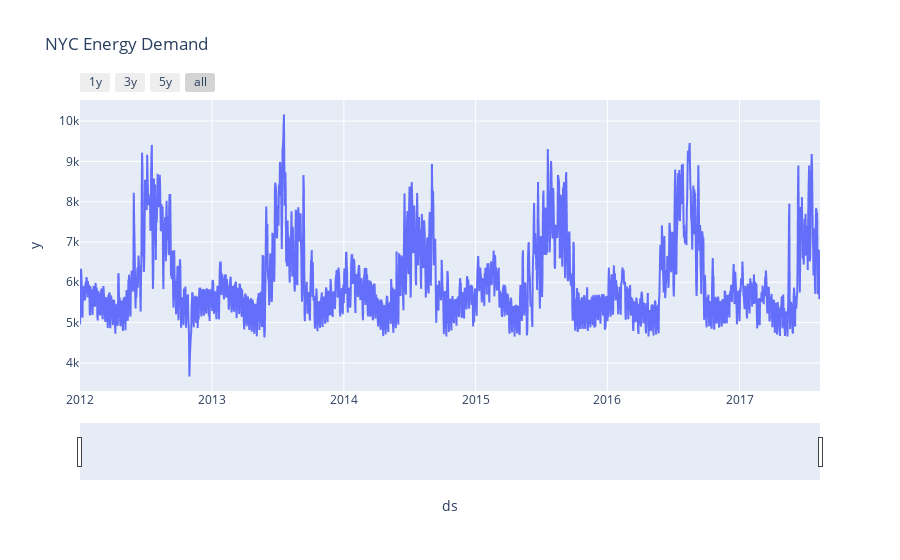

This figure's notebook cell:
### Code cell
import plotly.express as px

fig = px.line(df_daily_final,x='ds',y='y',hover_data=['temp','month'],title='NYC Energy Demand')
fig.update_xaxes(rangeslider_visible =True,
                rangeselector = dict(buttons=list([
                    dict(count=1 ,label='1y',step='year',stepmode='backward'),
                    dict(count=3 ,label='3y',step='year',stepmode='backward'),
                    dict(count=5 ,label='5y',step='year',stepmode='backward'),
                    dict(step='all')
                ]))
                )

### Figure 1 — Plotly figure (JSON) as saved in the notebook; plotly's stock layout.template omitted (floating-point values rounded to 4 significant figures; data arrays with more than 128 entries replaced by an {"elided": "..."} marker saying what was removed)
{"data": [{"customdata": {"elided": "2051x2 float values"}, "hovertemplate": "ds=%{x}<br>y=%{y}<br>temp=%{customdata[0]}<br>month=%{customdata[1]}<extra></extra>", "legendgroup": "", "line": {"color": "#636efa", "dash": "solid"}, "mode": "lines", "name": "", "showlegend": false, "type": "scattergl", "x": {"elided": "2051 str values"}, "xaxis": "x", "y": {"elided": "2051 float values"}, "yaxis": "y"}], "layout": {"legend": {"tracegroupgap": 0}, "title": {"text": "NYC Energy Demand"}, "xaxis": {"anchor": "y", "domain": [0, 1], "rangeselector": {"buttons": [{"count": 1, "label": "1y", "step": "year", "stepmode": "backward"}, {"count": 3, "label": "3y", "step": "year", "stepmode": "backward"}, {"count": 5, "label": "5y", "step": "year", "stepmode": "backward"}, {"step": "all"}]}, "rangeslider": {"visible": true}, "title": {"text": "ds"}}, "yaxis": {"anchor": "x", "domain": [0, 1], "title": {"text": "y"}}}}
